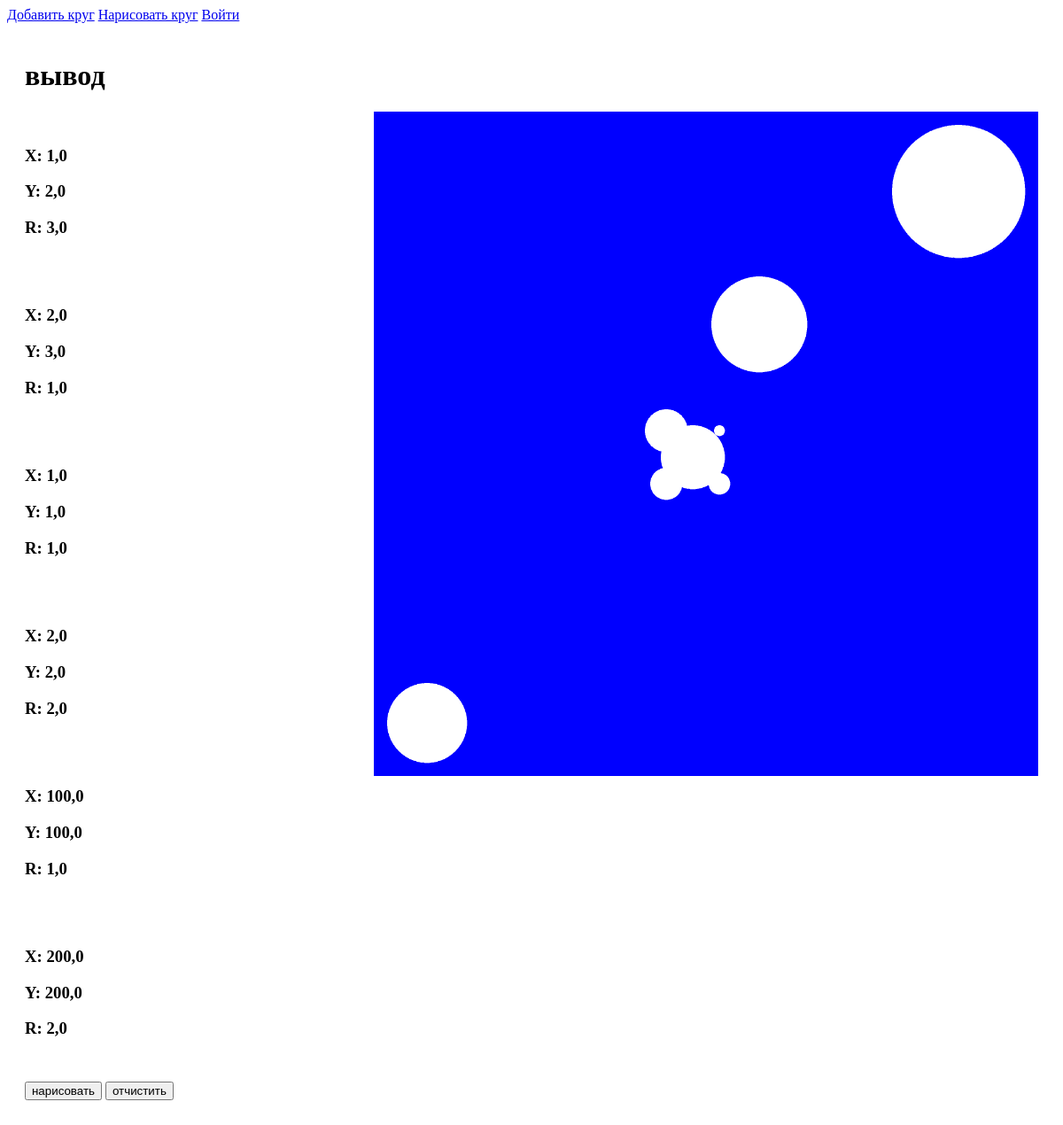
/result, run on an earlier commit of the app's database.
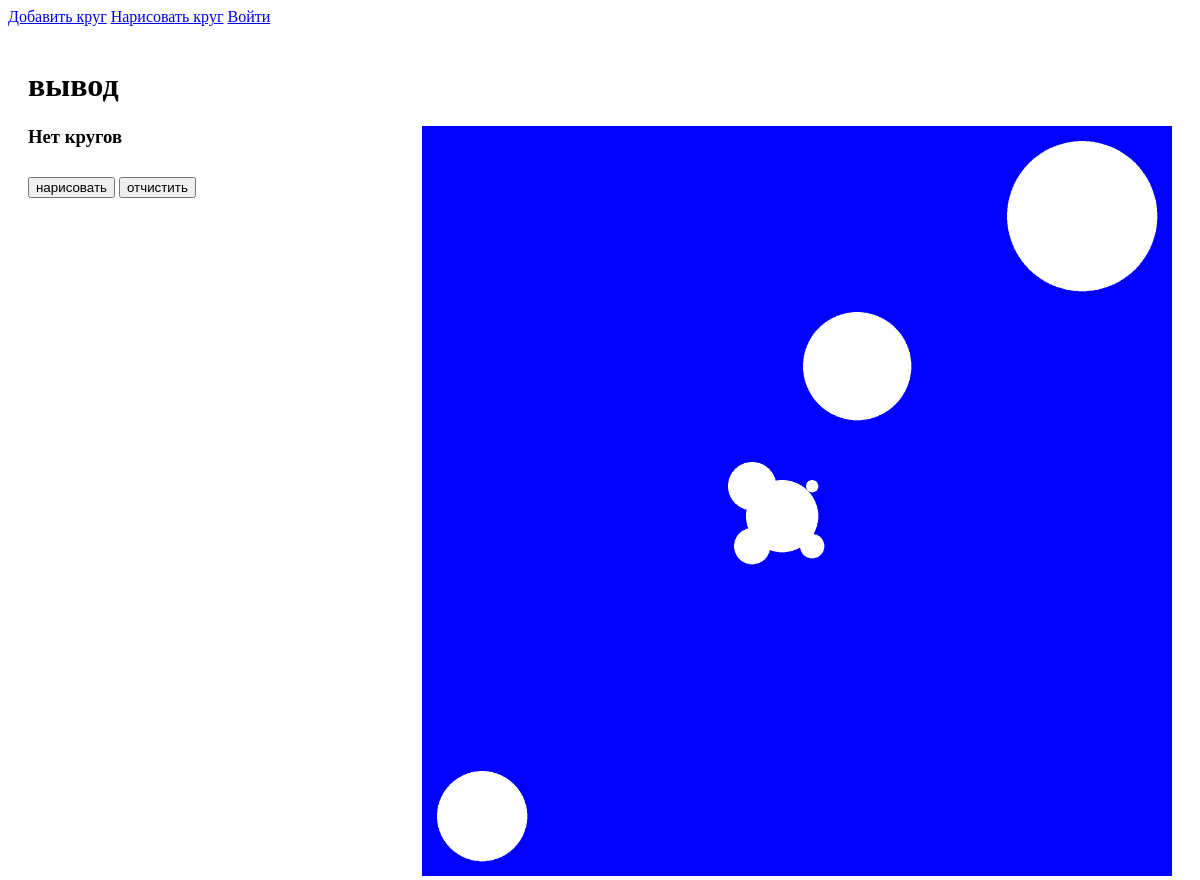
And on a later commit of the database.
### main/models.py (models this page shows)
class Circle(models.Model):
    x = models.FloatField('Координата X', max_length=10)
    y = models.FloatField('Координата Y', max_length=10)
    r = models.FloatField('Радиус окружности', max_length=10)

### main/views.py (the view, shortened to what this page needs)
# urls.py: path('result', views.result, name='result'),
def result(request):
    needToUpload = False
    circles = Circle.objects.all()
    return render(request, 'main/result.html', {'title': 'Вывод', 'circles': circles})

### main/templates/main/result.html (shortened to what this page needs)
{% extends 'main/base.html'%}
{% block content %}
    <h1>вывод</h1>
    <div style=" float: right">
        <img src="/static/main/circles.png" alt="" width="750" id="circles" >
    </div >
    {% if circles %}
        {% for el in circles %}
            <div style="padding: 20px 0px">
                <h3> X: {{ el.x }}</h3>
                <h3> Y: {{ el.y }}</h3>
                <h3> R: {{ el.r }}</h3>
            </div>
        {% endfor %}
    {%else%}
        <h3>Нет кругов</h3>
    {%endif%}
     <form method='post'>
        <button type="submit" style="margin: 10px 0px" name="_paint" >нарисовать</button>
        <button type="submit" style="margin: 10px 0px" name ="_clear">отчистить</button>
    </form>
{% endblock %}

What changed in the data, as far as the page shows it:
removed Circle: x "1,0", y "2,0", r "3,0"
removed Circle: x "2,0", y "3,0", r "1,0"
removed Circle: x "1,0", y "1,0", r "1,0"
removed Circle: x "2,0", y "2,0", r "2,0"
removed Circle: x "100,0", y "100,0", r "1,0"
removed Circle: x "200,0", y "200,0", r "2,0"
Also different on the page:
text now shown: "Нет кругов"
